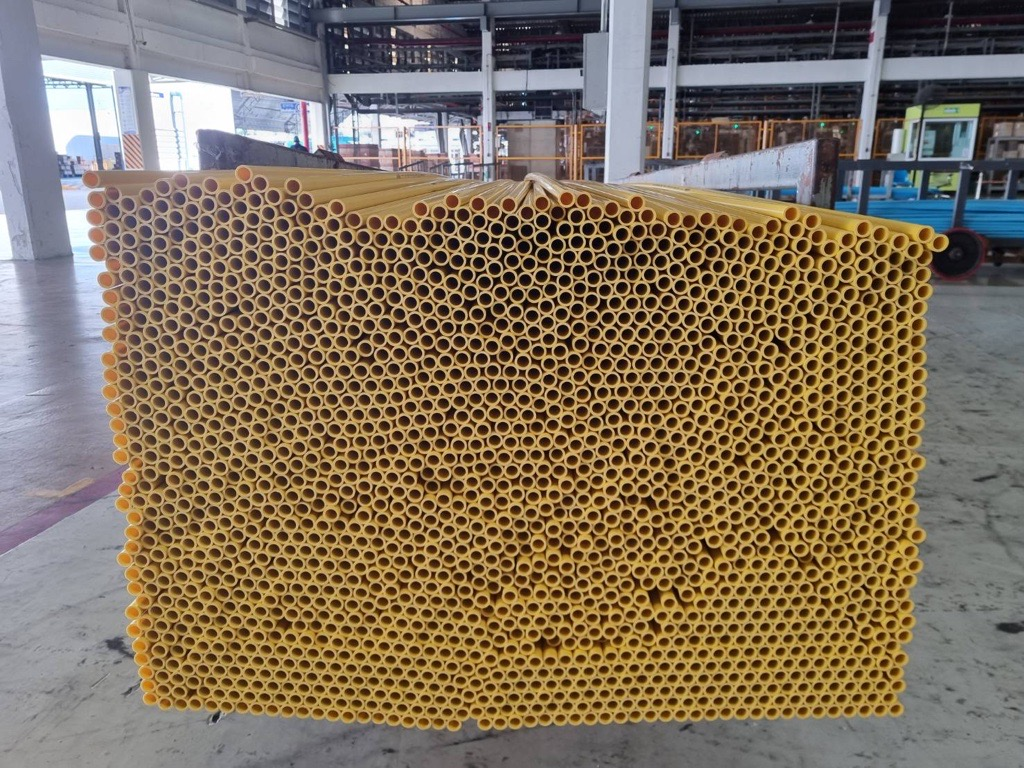
#> input picture d1.png, 1024 x 768 px
$ python -i app.py   (imports and definitions only)   (older library calls are emulated)
#> lines starting #> are read from the running program, lines starting #| are printed output that depends on the picture; after the words box and inside, x2 and y2 are one past the last pixel; in counts of white or black regions, pixels touching at a corner belong together
#> further down, picture is the input picture: shape (768, 1024, 3); mean B, G, R 93, 113.1, 128.7
import cv2
import numpy as np
import streamlit as st
import matplotlib.pyplot as plt
font=cv2.FONT_HERSHEY_SIMPLEX
# Function to preprocess the image and enhance pipe visibility
def preprocess_image(image):
    # Convert to grayscale
    img=cv2.medianBlur(image,3)
    plt.imshow(img)  # Convert BGR to RGB
    plt.axis('off')
    st.pyplot(plt)
#> (this line was passed over: streamlit is not available in this run)
    # Apply Gaussian blur to reduce noise
    #Image filtering
    blur_hor = cv2.filter2D(img[:, :, 0], cv2.CV_32F, kernel=np.ones((11,1,1), np.float32)/11.0, borderType=cv2.BORDER_CONSTANT)
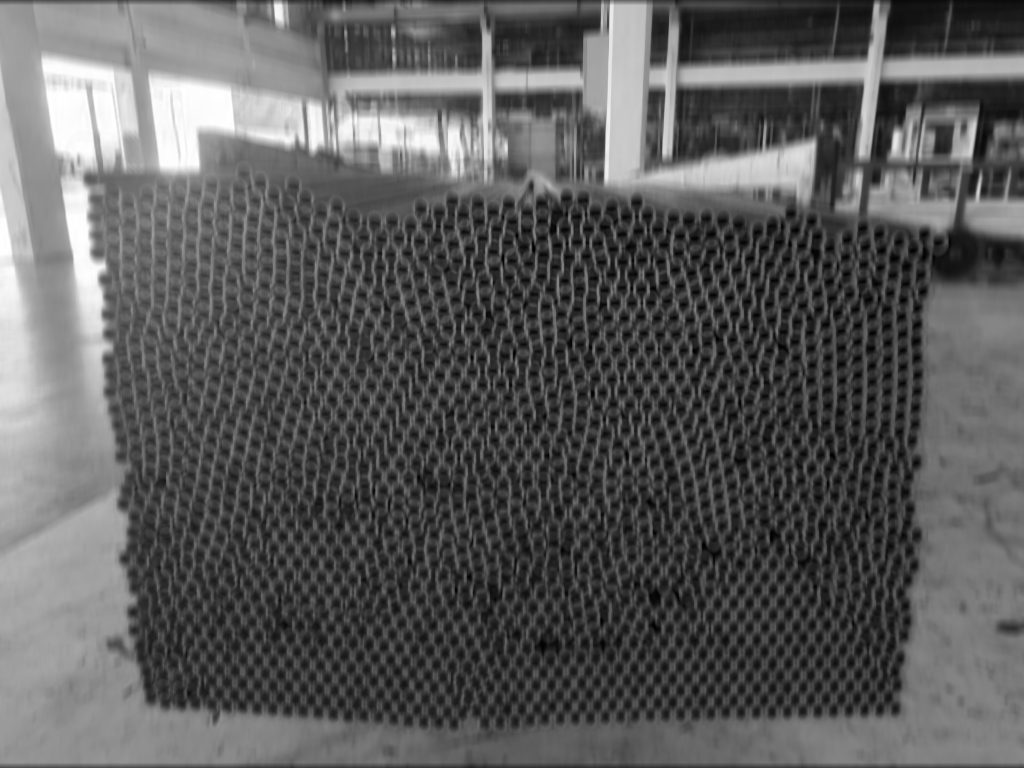
#> blur_hor: shape (768, 1024) float32; min 0, max 255, mean 92.9; drawn with min black and max white
    blur_vert = cv2.filter2D(img[:, :, 0], cv2.CV_32F, kernel=np.ones((1,11,1), np.float32)/11.0, borderType=cv2.BORDER_CONSTANT)
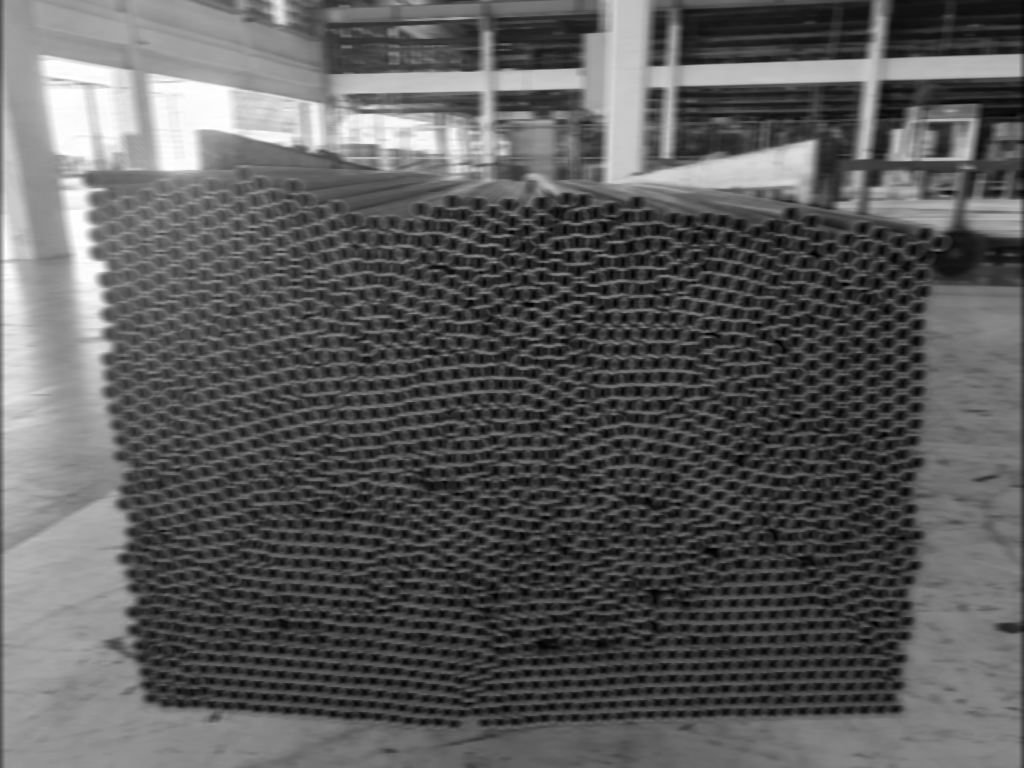
#> blur_vert: shape (768, 1024) float32; min 0.273, max 255, mean 92.9; drawn with min black and max white
    mask = ((img[:,:,0]>blur_hor*1.2) | (img[:,:,0]>blur_vert*1.2)).astype(np.uint8)*255
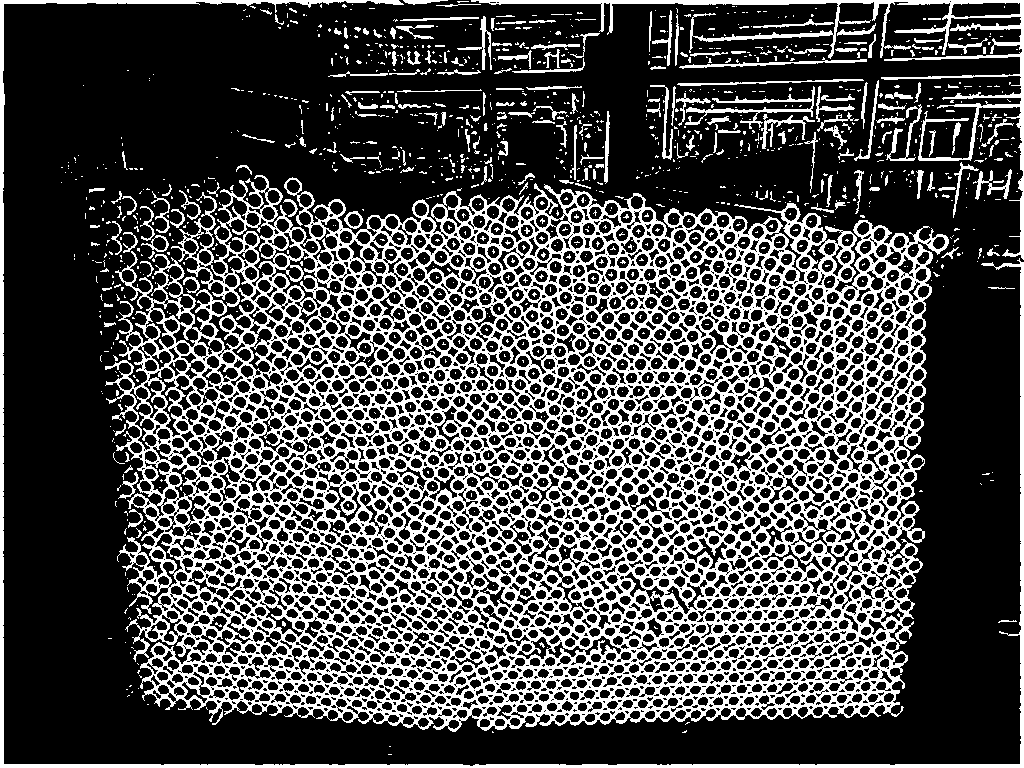
#> mask: shape (768, 1024); 28.9% white; 1616 white regions (1406 under 20 px), largest, box (x1, y1, x2, y2) and area: (105, 175, 949, 732) 186883, (0, 0, 1024, 768) 10571, (471, 0, 1024, 260) 7390
    circles=cv2.HoughCircles(mask,cv2.HOUGH_GRADIENT,dp=1,minDist=60,param1=150,param2=25, minRadius=0,maxRadius=50)
#> circles = 82 rows, first 8: [783.5, 575.5, 49.4], [260.5, 609.5, 49.4], [423.5, 505.5, 49.4], [466.5, 277.5, 42.7], [338.5, 273.5, 49.4], [818.5, 316.5, 42.7], [683.5, 563.5, 47.2], [176.5, 363.5, 47.2]
    circles = np.uint16(np.around(circles))
#> circles = 82 rows, first 8: [784, 576, 49], [260, 610, 49], [424, 506, 49], [466, 278, 43], [338, 274, 49], [818, 316, 43], [684, 564, 47], [176, 364, 47]
    number_of_circles=circles.shape[1]
#> number_of_circles = 82
    for i in circles[0,:]:
    # draw the outer circle
        cv2.circle(img,(i[0],i[1]),i[2],(0,215,0),2)
#> this loop made 82 passes
#> i on passes 1 to 12: [784, 576, 49], [260, 610, 49], [424, 506, 49], [466, 278, 43], [338, 274, 49], [818, 316, 43], [684, 564, 47], [176, 364, 47], [218, 470, 43], [556, 378, 43], [522, 660, 43], [204, 300, 49]
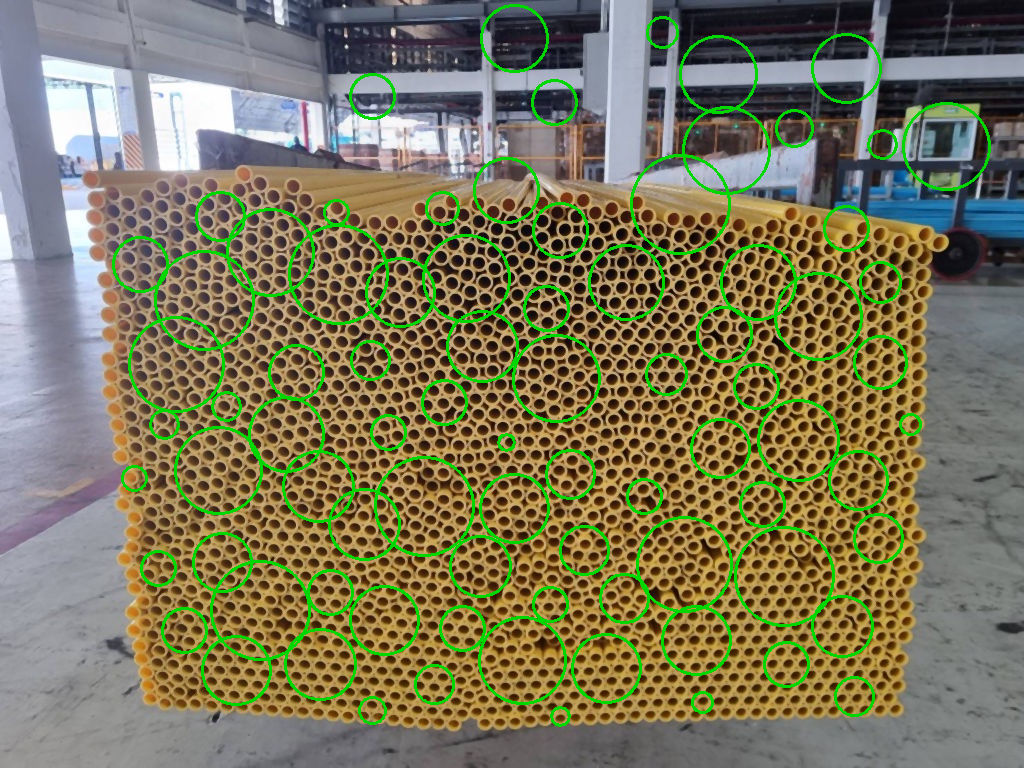
#> img: shape (768, 1024, 3); mean B, G, R 89.4, 119.7, 121.9
    #Display the text
    cv2.putText(img,"Total Detected pipes: "+'{}'.format(number_of_circles),(100,290),font,1,(255,255,255),2)
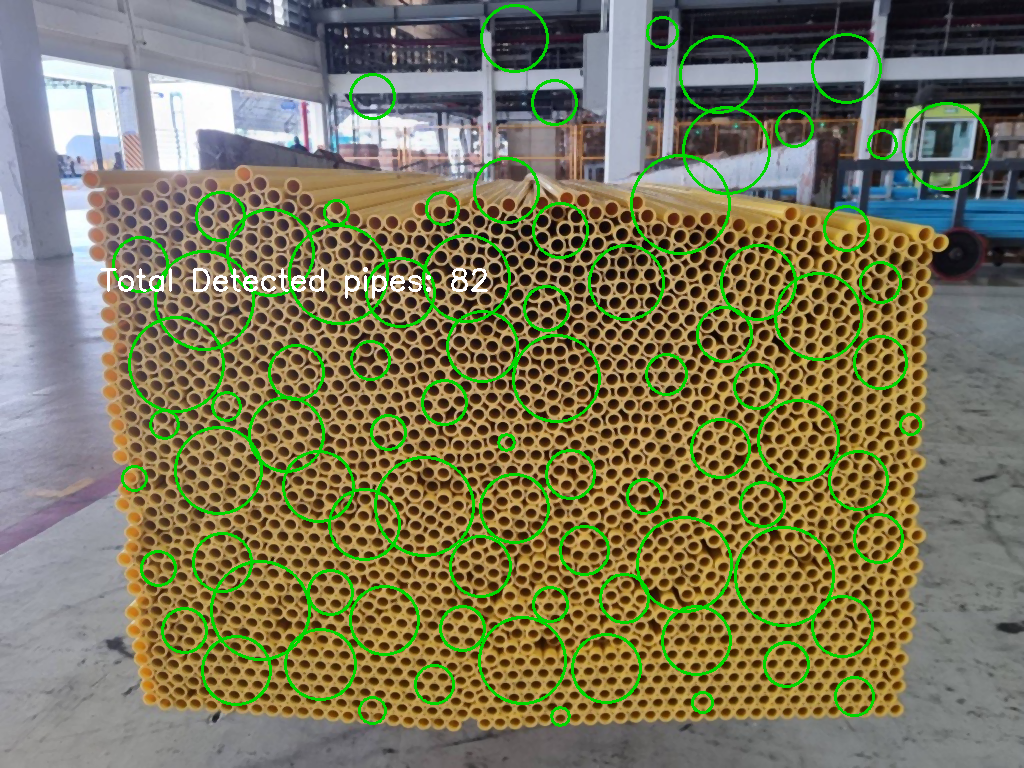
#> img: shape (768, 1024, 3); 0.34% of pixels changed, all inside (x1, y1, x2, y2) = (100, 267, 488, 299)
    plt.imshow(img[:, :, ::-1])  # Convert BGR to RGB
    plt.axis('off')
    st.pyplot(plt)
#> (this line was passed over: streamlit is not available in this run)
    return mask

# Function to detect and draw circles in the mask

# [14 lines not run here, left out]

>>> import cv2
>>> picture = cv2.imread('d1.png')
>>> result = preprocess_image(picture)
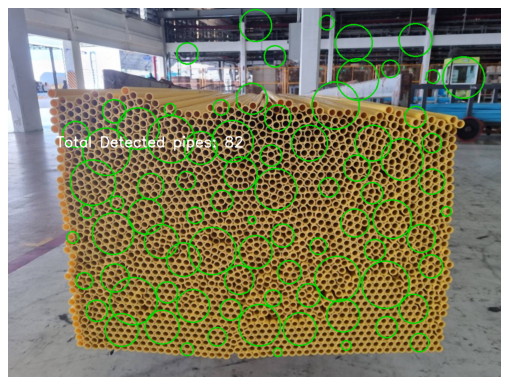
#> figure drawn by matplotlib, 1 panel; B, G, R data is drawn as R, G, B

$ run again, on d2.png
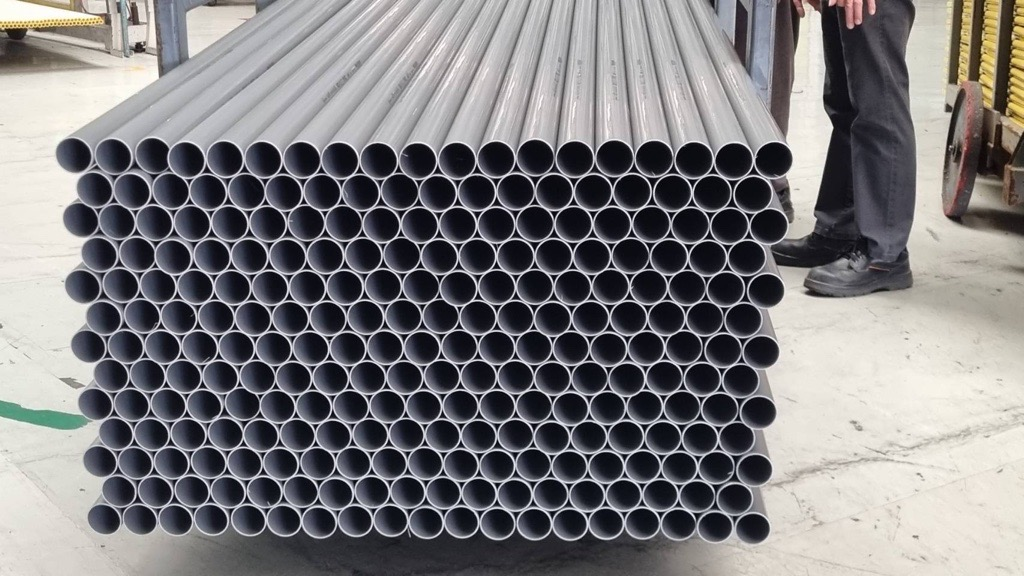
#> input picture d2.png, 1024 x 576 px
#> picture is the input picture: shape (576, 1024, 3); mean B, G, R 126.2, 124.3, 125.8
#> in preprocess_image, `mask = ((img[:,:,0]>blur_hor*1.2) | (img[:,:,0]>blur_vert*1.2)).astype..`:
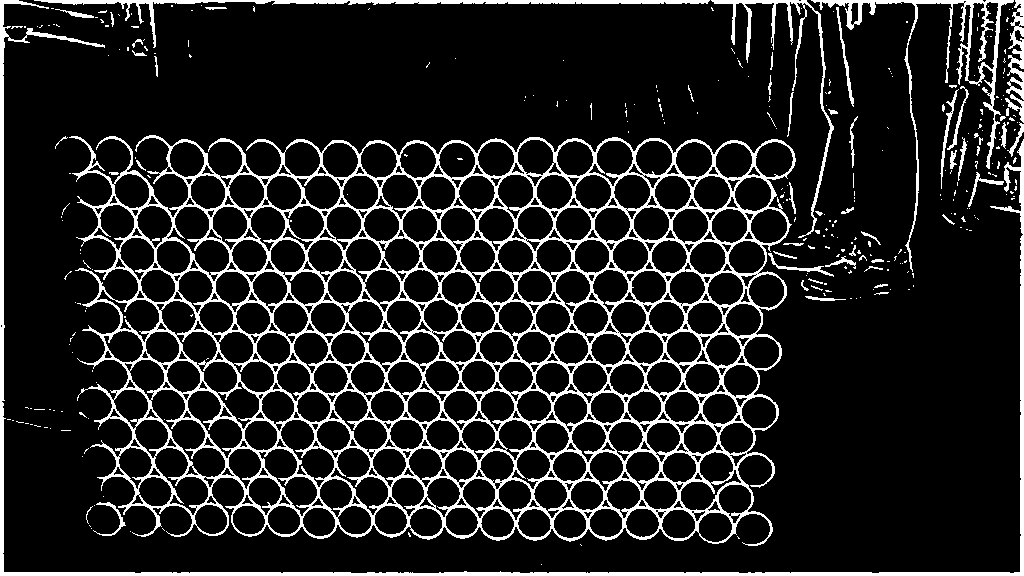
#> mask: shape (576, 1024); 13.1% white; 309 white regions (254 under 20 px), largest, box (x1, y1, x2, y2) and area: (69, 135, 796, 546) 55443, (0, 0, 1024, 576) 8679, (811, 0, 1014, 272) 3317
#> in preprocess_image, `circles=cv2.HoughCircles(mask,cv2.HOUGH_GRADIENT,dp=1,minDist=60,param..`: circles = 57 rows, first 8: [178.5, 465.5, 47.2], [265.5, 437.5, 47.2], [402.5, 316.5, 16.8], [425.5, 523.5, 15.8], [322.5, 191.5, 16.9], [515.5, 256.5, 16.7], [227.5, 380.5, 49.4], [650.5, 286.5, 18.8]
#> in preprocess_image, `circles = np.uint16(np.around(circles))`: circles = 57 rows, first 8: [178, 466, 47], [266, 438, 47], [402, 316, 17], [426, 524, 16], [322, 192, 17], [516, 256, 17], [228, 380, 49], [650, 286, 19]
#> the loop in preprocess_image, `for i in circles[0,:]:` made 57 passes
#> `result = preprocess_image(picture)`:
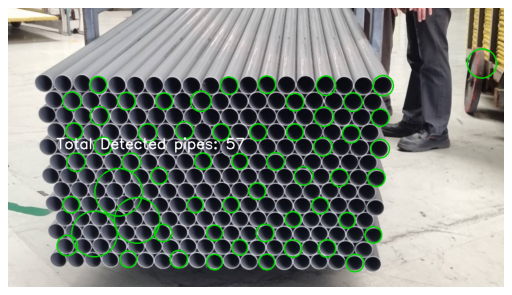
#> figure drawn by matplotlib, 1 panel; B, G, R data is drawn as R, G, B
